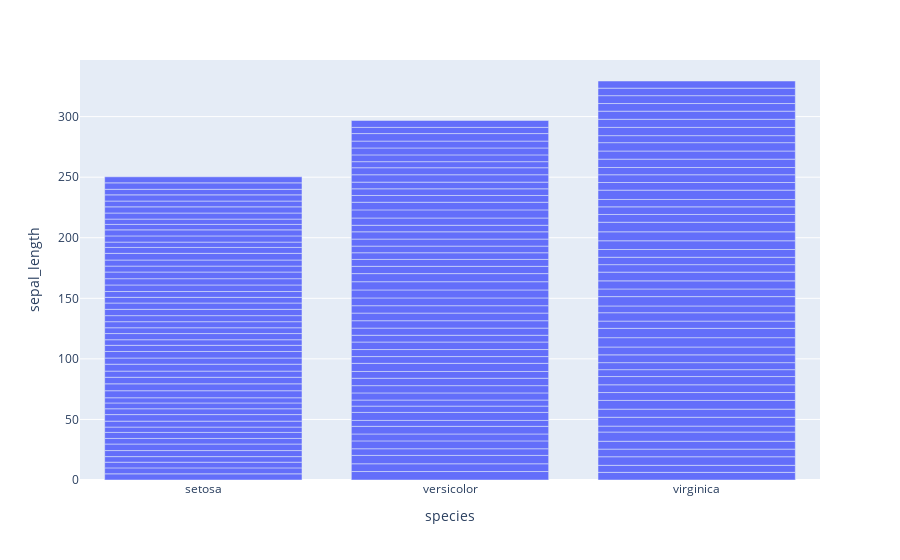

The code cell stored with this chart in its notebook:
### Code cell


### Figure 1 — Plotly figure (JSON) as saved in the notebook; plotly's stock layout.template omitted (floating-point values rounded to 4 significant figures; data arrays with more than 128 entries replaced by an {"elided": "..."} marker saying what was removed)
{"data": [{"hovertemplate": "species=%{x}<br>sepal_length=%{y}<extra></extra>", "legendgroup": "", "marker": {"color": "#636efa", "pattern": {"shape": ""}}, "name": "", "orientation": "v", "showlegend": false, "textposition": "auto", "type": "bar", "x": {"elided": "150 str values"}, "xaxis": "x", "y": {"elided": "150 float values"}, "yaxis": "y"}], "layout": {"barmode": "relative", "legend": {"tracegroupgap": 0}, "margin": {"t": 60}, "xaxis": {"anchor": "y", "domain": [0, 1], "title": {"text": "species"}}, "yaxis": {"anchor": "x", "domain": [0, 1], "title": {"text": "sepal_length"}}}}
